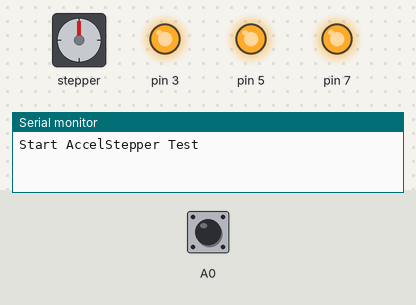
Bench run of a sketch on a simulated Arduino Uno, built with avr-gcc and run on an emulated ATmega328P. On the bench: stepper motor, output pins drawn as LEDs (lit = HIGH), the last lines printed to the serial monitor. Inputs (shaded band) come from the test bench; at power-on: A0 HIGH. Stepper angles assume 200 steps per turn.

Above: at 1.2 s.
1.3 s: A0 pulled LOW for 0.15 s
At 1.45 s:
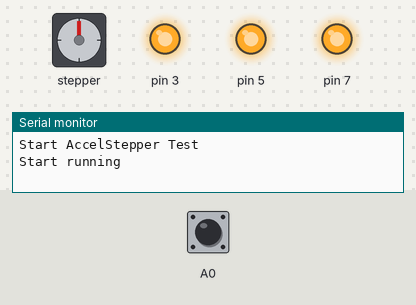
At 2.05 s:
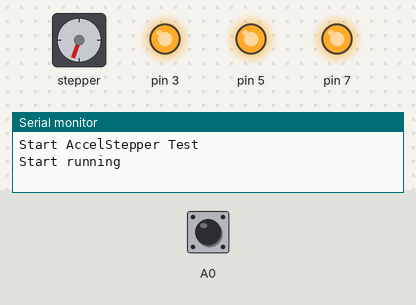
4.3 s: A0 pulled LOW for 1 s
At 4.46 s:
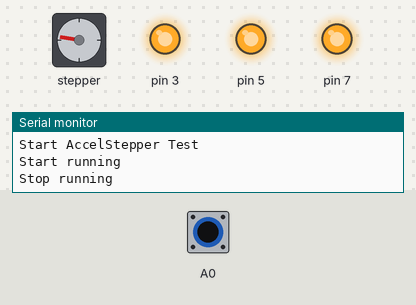
7.3 s: A0 driven LOW
Timing chart, 0 to 19.3 s (numbered marks = the images above; inputs shaded):
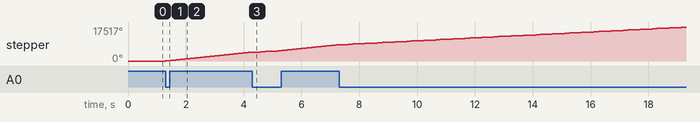

Measured:
- after the input at 1.3 s, stepper: keeps turning clockwise at about 1534°/s, starting at once

The sketch:

StepperStartStopOnSwitch.ino
```cpp
// (licence header left out)
#include <AccelStepper.h>

AccelStepper stepper = AccelStepper(AccelStepper::DRIVER, 6, 4); // Defaults to AccelStepper::FULL4WIRE (4 pins) on 2, 3, 4, 5

boolean isRunning = false;
int minDelay = 250;
unsigned long lastAction = 0;

void setup()
{
  Serial.begin(115200);
  while (! Serial) delay(10);

  Serial.println("Start AccelStepper Test");

  pinMode(A0, INPUT_PULLUP);
  pinMode(3, OUTPUT);
  pinMode(5, OUTPUT);
  pinMode(7, OUTPUT);

  digitalWrite(3, HIGH);
  digitalWrite(5, HIGH);
  digitalWrite(7, HIGH);

   stepper.setEnablePin(2);
   stepper.setMaxSpeed(1000);
   stepper.enableOutputs();
   stepper.setPinsInverted();
   stepper.setSpeed(1000);
}

void loop()
{
  if (millis() - minDelay > lastAction) {
    if (isRunning && !digitalRead(A0)) {
      // we are running but the switch was closed so we need to stop
      Serial.println("Stop running");
      lastAction = millis();
      isRunning = false;
      stepper.stop();
    } else if (!isRunning && !digitalRead(A0)) {
      // we are not running and the switch was closed so we need to start
      Serial.println("Start running");
      lastAction = millis();
      isRunning = true;
      stepper.setSpeed(1000);
    }
  } else {
    // do nothing wait a bit long for input to avoid bouncing
  }

  if (isRunning) {
    stepper.runSpeed();
  }
}
```
